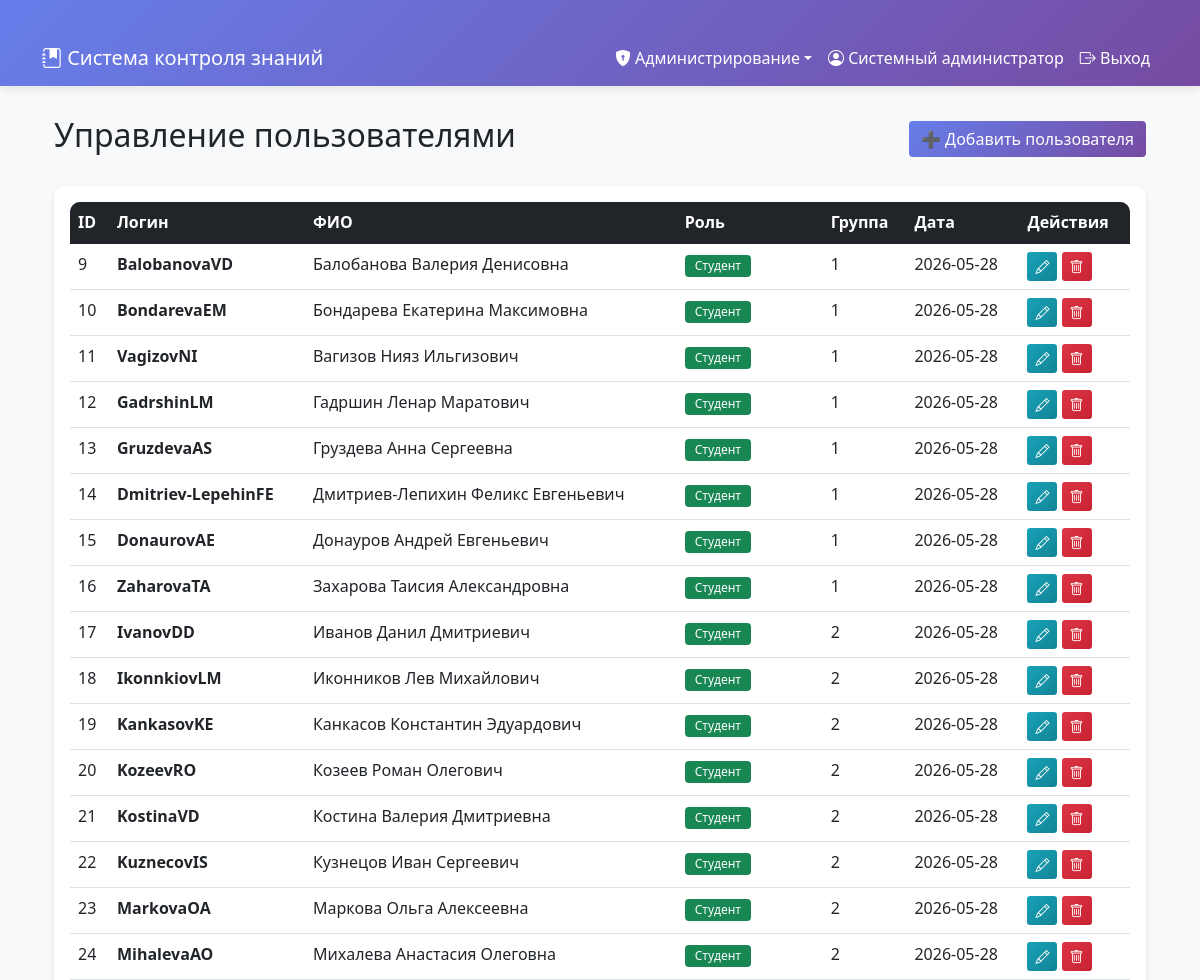
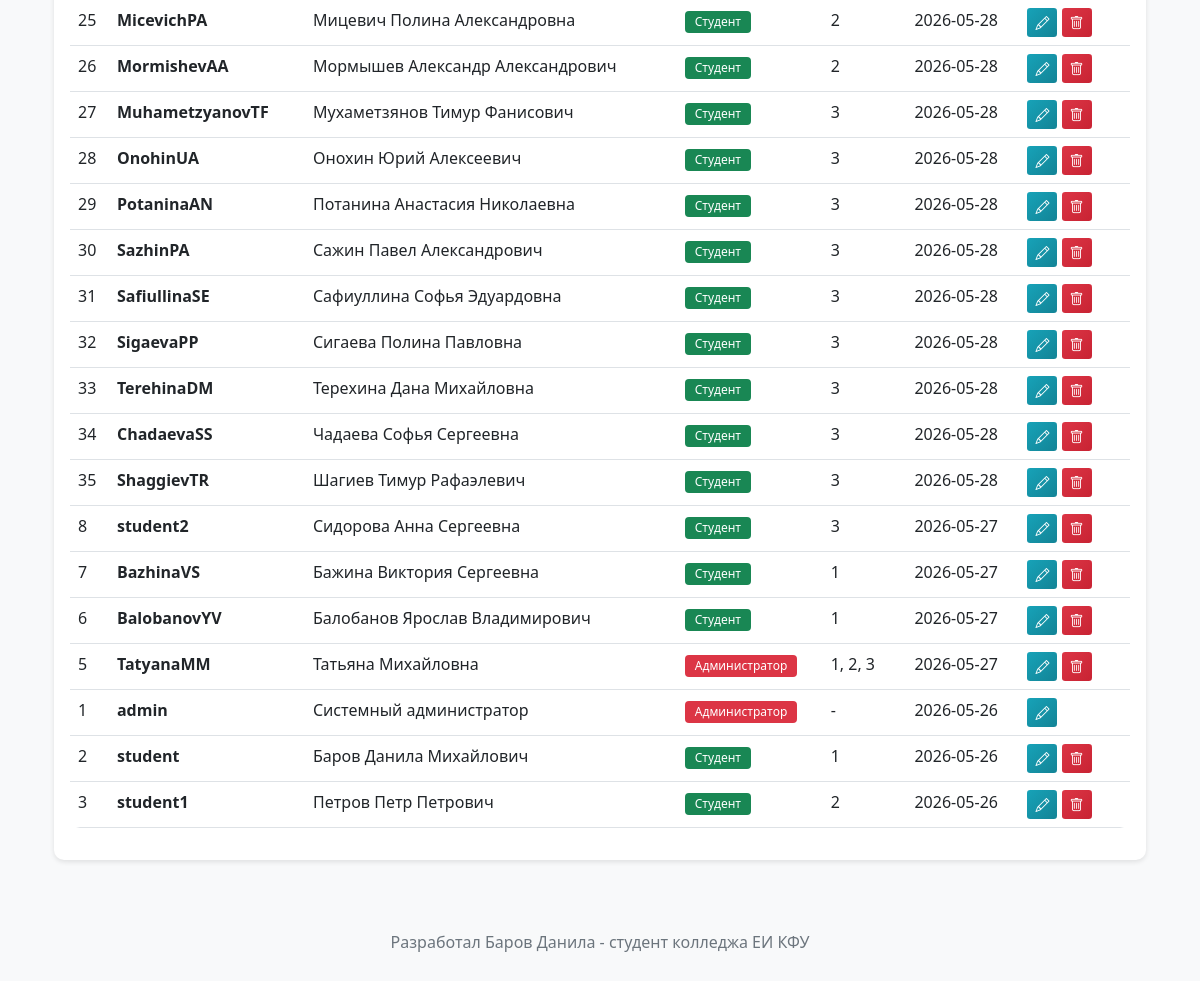
Page /admin/users (signed in) on the committed database (2 pictures, top to bottom).
### tables this page shows
CREATE TABLE users (
                    id INTEGER PRIMARY KEY AUTOINCREMENT,
                    username TEXT UNIQUE NOT NULL,
                    password TEXT NOT NULL,
                    full_name TEXT NOT NULL,
                    role TEXT NOT NULL,
                    group_name TEXT,
                    created_at TIMESTAMP DEFAULT CURRENT_TIMESTAMP
                );

### app.py (the view)
@app.route('/admin/users')
@login_required
@role_required('admin')
def admin_users():
    with db.get_connection() as conn:
        cursor = conn.cursor()
        cursor.execute('''
            SELECT id, username, full_name, role, group_name, created_at
            FROM users
            ORDER BY created_at DESC
        ''')
        users = cursor.fetchall()
    return render_template('admin/users.html', users=users)

### auth.py (called while the page is built)
def login_required(f):
    @wraps(f)
    def decorated_function(*args, **kwargs):
        if 'user_id' not in session:
            flash('Пожалуйста, авторизуйтесь', 'warning')
            return redirect(url_for('login'))
        return f(*args, **kwargs)
    return decorated_function

def role_required(*roles):
    def decorator(f):
        @wraps(f)
        def decorated_function(*args, **kwargs):
            if 'role' not in session or session['role'] not in roles:
                flash('У вас нет доступа к этой странице', 'danger')
                return redirect(url_for('dashboard'))
            return f(*args, **kwargs)
        return decorated_function
    return decorator

### database.py (called while the page is built)
    @contextmanager
    def get_connection(self):
        conn = sqlite3.connect(self.db_path)
        conn.row_factory = sqlite3.Row
        try:
            yield conn
            conn.commit()
        except Exception as e:
            conn.rollback()
            raise e
        finally:
            conn.close()

### templates/admin/users.html (shortened to what this page needs)
{% extends "base.html" %}
{% block content %}
<div class="container">
    <div class="d-flex justify-content-between align-items-center mb-4"><h2>Управление пользователями</h2><a href="{{ url_for('admin_add_user') }}" class="btn btn-primary">➕ Добавить пользователя</a></div>
    <div class="card"><div class="card-body">
        <div class="table-responsive">
            <table class="table table-hover">
                <thead class="table-dark"><tr><th>ID</th><th>Логин</th><th>ФИО</th><th>Роль</th><th>Группа</th><th>Дата</th><th>Действия</th></tr></thead>
                <tbody>
                    {% for user in users %}
                    <tr>
                        <td>{{ user.id }}</td><td><strong>{{ user.username }}</strong></td><td>{{ user.full_name }}</td>
                        <td>{% if user.role == 'admin' %}<span class="badge bg-danger">Администратор</span>{% else %}<span class="badge bg-success">Студент</span>{% endif %}</td>
                        <td>{{ user.group_name or '-' }}</td><td>{{ user.created_at[:10] }}</td>
                        <td>
                            <a href="{{ url_for('admin_edit_user', user_id=user.id) }}" class="btn btn-sm btn-info"><i class="bi bi-pencil"></i></a>
                            {% if user.id != session.user_id %}<button onclick="deleteUser({{ user.id }}, '{{ user.username }}')" class="btn btn-sm btn-danger"><i class="bi bi-trash"></i></button>{% endif %}
                        </td>
                    </tr>
                    {% endfor %}
                </tbody>
            </table>
        </div>
    </div></div>
</div>
{% endblock %}

### templates/base.html (shortened to what this page needs)
<!DOCTYPE html>
<html lang="ru">
<head>
    <link href="https://cdn.jsdelivr.net/npm/bootstrap@5.1.3/dist/css/bootstrap.min.css" rel="stylesheet">
    <link href="https://cdn.jsdelivr.net/npm/bootstrap-icons@1.8.1/font/bootstrap-icons.css" rel="stylesheet">
</head>
<body>
    <nav class="navbar navbar-expand-lg">
        <div class="container">
            <a class="navbar-brand" href="{{ url_for('dashboard') }}"><i class="bi bi-journal-bookmark-fill"></i> Система контроля знаний</a>
            <div class="collapse navbar-collapse" id="navbarNav">
                <ul class="navbar-nav ms-auto">
                    {% if session.role == 'admin' %}
                    <li class="nav-item dropdown">
                        <a class="nav-link dropdown-toggle" href="#" data-bs-toggle="dropdown"><i class="bi bi-shield-lock-fill"></i> Администрирование</a>
                    </li>
                    {% elif session.role == 'student' %}
                    <li class="nav-item"><a class="nav-link" href="{{ url_for('student_tests') }}"><i class="bi bi-journal-check"></i> Доступные тесты</a></li>
                    {% endif %}
                    <li class="nav-item"><span class="nav-link"><i class="bi bi-person-circle"></i> {{ session.full_name }}</span></li>
                    <li class="nav-item"><a class="nav-link" href="{{ url_for('logout') }}"><i class="bi bi-box-arrow-right"></i> Выход</a></li>
                </ul>
            </div>
        </div>
    </nav>
    <div class="container">
        {% block content %}{% endblock %}
    </div>
    <div class="footer"><p class="mb-0">Разработал Баров Данила - студент колледжа ЕИ КФУ</p></div>
</body>
</html>

### templates/base.html (style rules this page uses)
body { background-color: #f8f9fa; padding-bottom: 50px; }
.navbar { background: linear-gradient(135deg, #667eea 0%, #764ba2 100%); box-shadow: 0 2px 10px rgba(0,0,0,0.1); }
.navbar-brand, .nav-link { color: white !important; }
.container { margin-top: 30px; }
.card { box-shadow: 0 2px 5px rgba(0,0,0,0.1); border: none; border-radius: 10px; }
.btn-primary { background: linear-gradient(135deg, #667eea 0%, #764ba2 100%); border: none; }
.btn-danger { background: linear-gradient(135deg, #dc3545 0%, #c82333 100%); border: none; }
.btn-info { background: linear-gradient(135deg, #17a2b8 0%, #138496 100%); border: none; color: white; }
.badge { padding: 5px 10px; font-weight: 500; }
.table { background: white; border-radius: 10px; overflow: hidden; }
.table thead { background: linear-gradient(135deg, #667eea 0%, #764ba2 100%); color: white; }
.footer { text-align: center; padding: 20px; color: #6c757d; margin-top: 50px; }
.card, .alert { animation: fadeIn 0.5s ease-out; }

### rows in the picture
users: full_name "Системный администратор", id "1", username "admin", role "Администратор", group_name "-", created_at "2026-05-26"
users: id "9", username "BalobanovaVD", full_name "Балобанова Валерия Денисовна", role "Студент", group_name "1", created_at "2026-05-28"
users: id "10", username "BondarevaEM", full_name "Бондарева Екатерина Максимовна", role "Студент", group_name "1", created_at "2026-05-28"
users: id "11", username "VagizovNI", full_name "Вагизов Нияз Ильгизович", role "Студент", group_name "1", created_at "2026-05-28"
users: id "12", username "GadrshinLM", full_name "Гадршин Ленар Маратович", role "Студент", group_name "1", created_at "2026-05-28"
users: id "13", username "GruzdevaAS", full_name "Груздева Анна Сергеевна", role "Студент", group_name "1", created_at "2026-05-28"
users: id "14", username "Dmitriev-LepehinFE", full_name "Дмитриев-Лепихин Феликс Евгеньевич", role "Студент", group_name "1", created_at "2026-05-28"
users: id "15", username "DonaurovAE", full_name "Донауров Андрей Евгеньевич", role "Студент", group_name "1", created_at "2026-05-28"
users: id "16", username "ZaharovaTA", full_name "Захарова Таисия Александровна", role "Студент", group_name "1", created_at "2026-05-28"
users: id "17", username "IvanovDD", full_name "Иванов Данил Дмитриевич", role "Студент", group_name "2", created_at "2026-05-28"
users: id "18", username "IkonnkiovLM", full_name "Иконников Лев Михайлович", role "Студент", group_name "2", created_at "2026-05-28"
users: id "19", username "KankasovKE", full_name "Канкасов Константин Эдуардович", role "Студент", group_name "2", created_at "2026-05-28"
users: id "20", username "KozeevRO", full_name "Козеев Роман Олегович", role "Студент", group_name "2", created_at "2026-05-28"
users: id "21", username "KostinaVD", full_name "Костина Валерия Дмитриевна", role "Студент", group_name "2", created_at "2026-05-28"
users: id "22", username "KuznecovIS", full_name "Кузнецов Иван Сергеевич", role "Студент", group_name "2", created_at "2026-05-28"
users: id "23", username "MarkovaOA", full_name "Маркова Ольга Алексеевна", role "Студент", group_name "2", created_at "2026-05-28"
users: id "24", username "MihalevaAO", full_name "Михалева Анастасия Олеговна", role "Студент", group_name "2", created_at "2026-05-28"
users: id "25", username "MicevichPA", full_name "Мицевич Полина Александровна", role "Студент", group_name "2", created_at "2026-05-28"
users: id "26", username "MormishevAA", full_name "Мормышев Александр Александрович", role "Студент", group_name "2", created_at "2026-05-28"
users: id "27", username "MuhametzyanovTF", full_name "Мухаметзянов Тимур Фанисович", role "Студент", group_name "3", created_at "2026-05-28"
users: id "28", username "OnohinUA", full_name "Онохин Юрий Алексеевич", role "Студент", group_name "3", created_at "2026-05-28"
users: id "29", username "PotaninaAN", full_name "Потанина Анастасия Николаевна", role "Студент", group_name "3", created_at "2026-05-28"
users: id "30", username "SazhinPA", full_name "Сажин Павел Александрович", role "Студент", group_name "3", created_at "2026-05-28"
users: id "31", username "SafiullinaSE", full_name "Сафиуллина Софья Эдуардовна", role "Студент", group_name "3", created_at "2026-05-28"
users: id "32", username "SigaevaPP", full_name "Сигаева Полина Павловна", role "Студент", group_name "3", created_at "2026-05-28"
users: id "33", username "TerehinaDM", full_name "Терехина Дана Михайловна", role "Студент", group_name "3", created_at "2026-05-28"
users: id "34", username "ChadaevaSS", full_name "Чадаева Софья Сергеевна", role "Студент", group_name "3", created_at "2026-05-28"
users: id "35", username "ShaggievTR", full_name "Шагиев Тимур Рафаэлевич", role "Студент", group_name "3", created_at "2026-05-28"
users: id "8", username "student2", full_name "Сидорова Анна Сергеевна", role "Студент", group_name "3", created_at "2026-05-27"
users: id "7", username "BazhinaVS", full_name "Бажина Виктория Сергеевна", role "Студент", group_name "1", created_at "2026-05-27"
users: id "6", username "BalobanovYV", full_name "Балобанов Ярослав Владимирович", role "Студент", group_name "1", created_at "2026-05-27"
users: id "5", username "TatyanaMM", full_name "Татьяна Михайловна", role "Администратор", group_name "1, 2, 3", created_at "2026-05-27"
users: id "2", username "student", full_name "Баров Данила Михайлович", role "Студент", group_name "1", created_at "2026-05-26"
users: id "3", username "student1", full_name "Петров Петр Петрович", role "Студент", group_name "2", created_at "2026-05-26"
